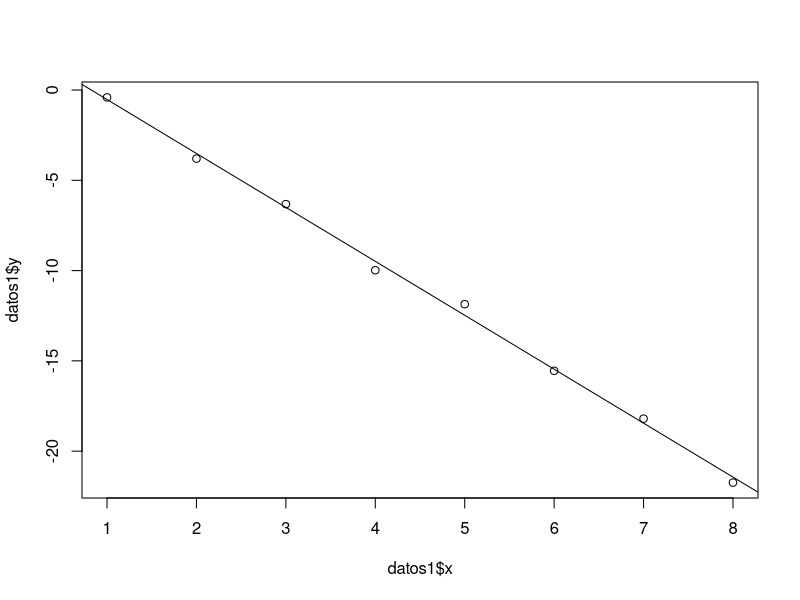

Here is the R script that generated this plot:
x =c (1 ,2 ,3,4 ,5,6 ,7,8)
y = c(-0.41,-3.8,-6.32,-9.98,-11.86,-15.55,-18.2,-21.74)
datos1=data.frame(x,y)
plot(datos1$x,datos1$y)
regresion = lm(y~x,data = datos1)
regresion
summary(regresion)
abline(regresion)
